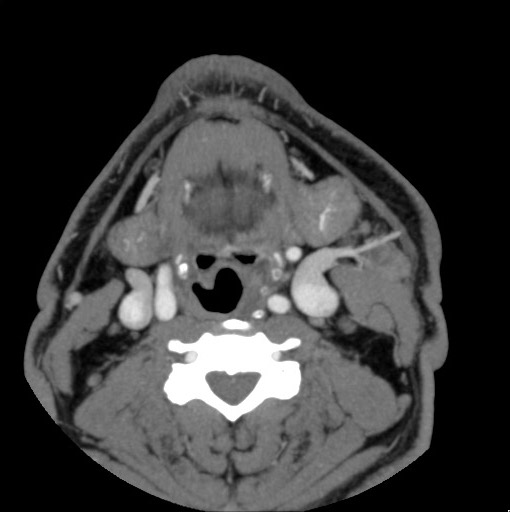
#> input picture process/ct_wikipedia.jpg, 510 x 512 px
$ python ct_slic.py   (older library calls are emulated)
#> lines starting #> are read from the running program, lines starting #| are printed output that depends on the picture
import matplotlib.pyplot as plt

from skimage import io, segmentation

im = io.imread('ct_wikipedia.jpg', as_grey=True)
#> im is the input picture: shape (512, 510) float64; min 0, max 1, mean 0.223
pixels = segmentation.felzenszwalb(im, scale=200)
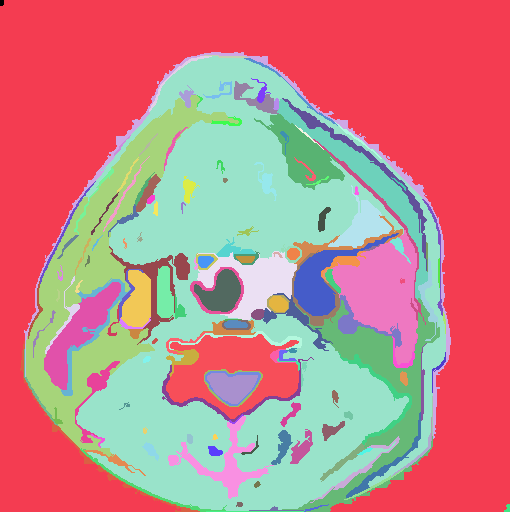
#> pixels: shape (512, 510) int64; 163 distinct labels, from 0 to 162; one colour per label, 0 black

fig, ax = plt.subplots(figsize=(5, 5), tight_layout=True)
ax.imshow(segmentation.mark_boundaries(im, pixels))
ax.axis('off')
fig.show()
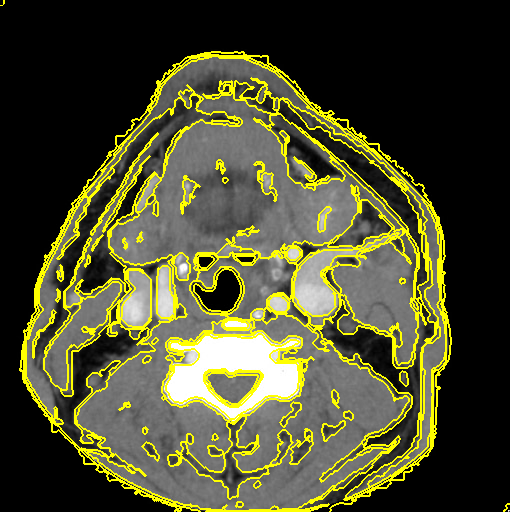
#> shown: shape (512, 510, 3) float64; mean R, G, B 0.301, 0.301, 0.182
plt.savefig('super_pixels.png')

$ run again, with process/raw_image.jpg copied over process/ct_wikipedia.jpg
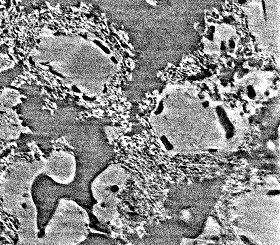
#> input picture process/raw_image.jpg, 280 x 245 px
#> im is the input picture: shape (245, 280); min 0, max 255, mean 140.4
#> `pixels = segmentation.felzenszwalb(im, scale=200)`:
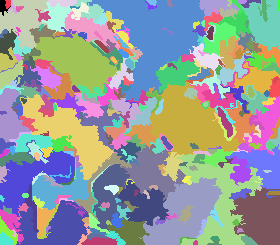
#> pixels: shape (245, 280) int64; 302 distinct labels, from 0 to 301; one colour per label, 0 black
#> `fig.show()`:
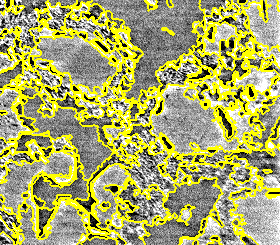
#> shown: shape (245, 280, 3) float64; mean R, G, B 0.677, 0.677, 0.402

$ run again, with process/phase_separation_insitu.png saved as process/ct_wikipedia.jpg
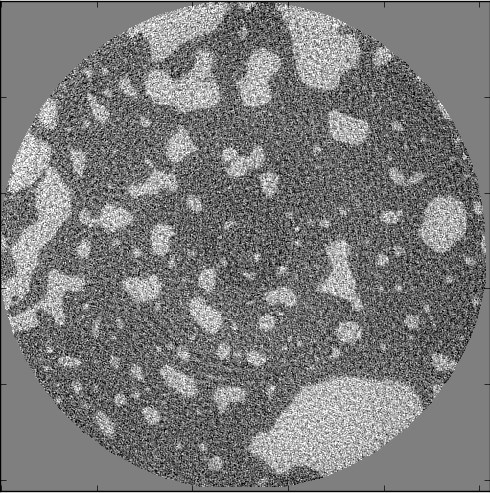
#> input picture process/phase_separation_insitu.png, 490 x 493 px
#> im is the input picture: shape (493, 490) float64; min 0, max 1, mean 0.481
#> `pixels = segmentation.felzenszwalb(im, scale=200)`:
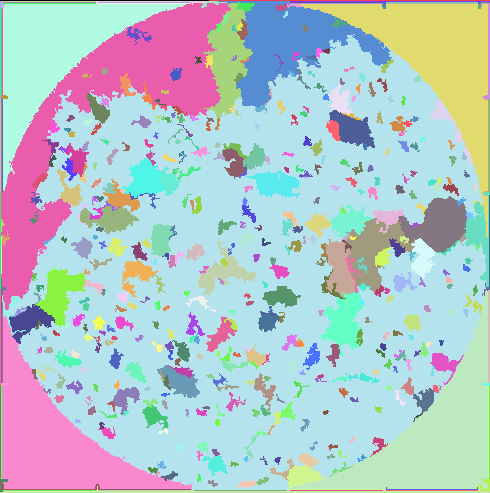
#> pixels: shape (493, 490) int64; 518 distinct labels, from 0 to 517; one colour per label, 0 black
#> `fig.show()`:
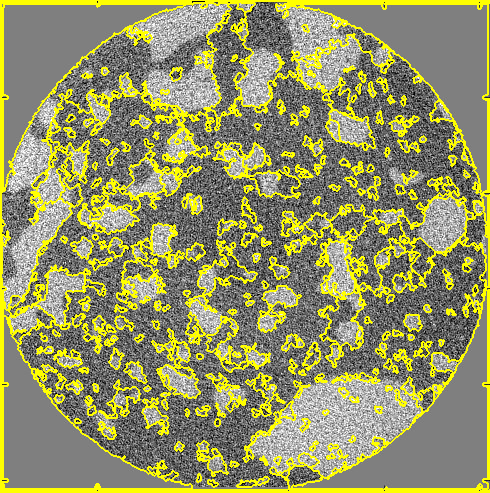
#> shown: shape (493, 490, 3) float64; mean R, G, B 0.582, 0.582, 0.393
